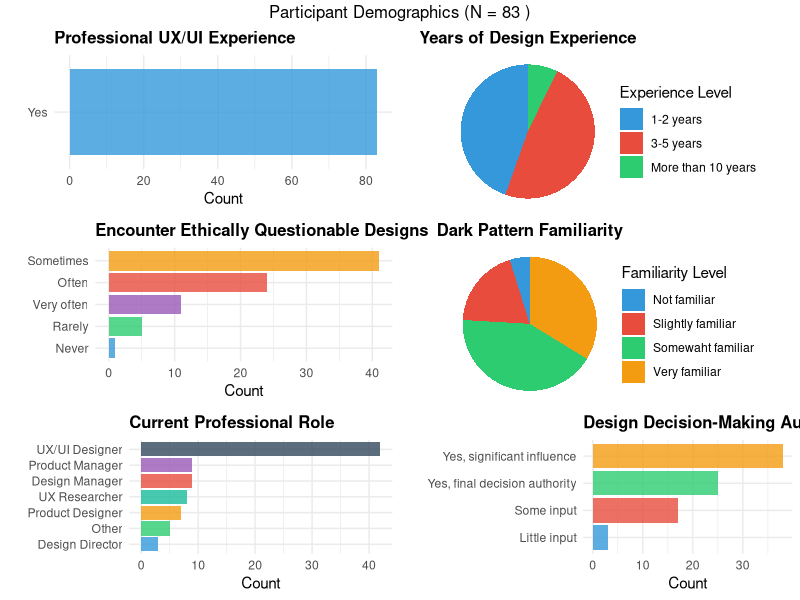
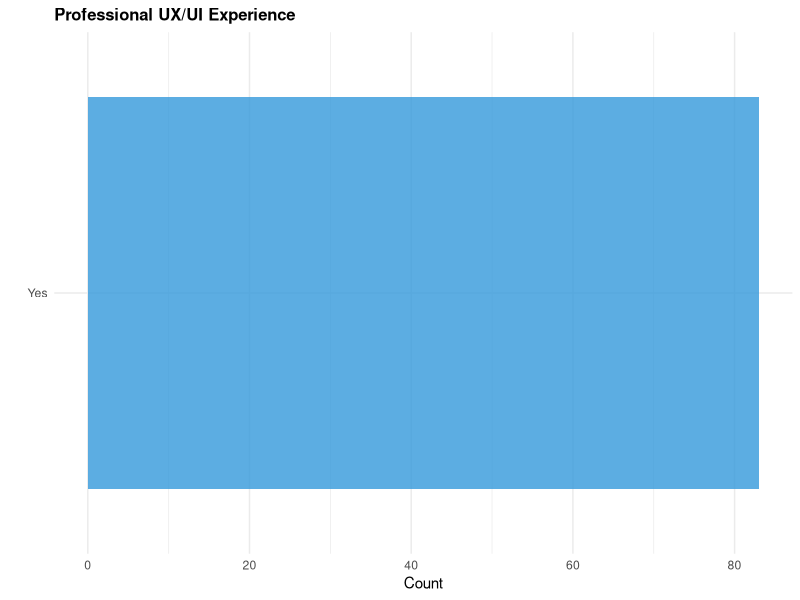
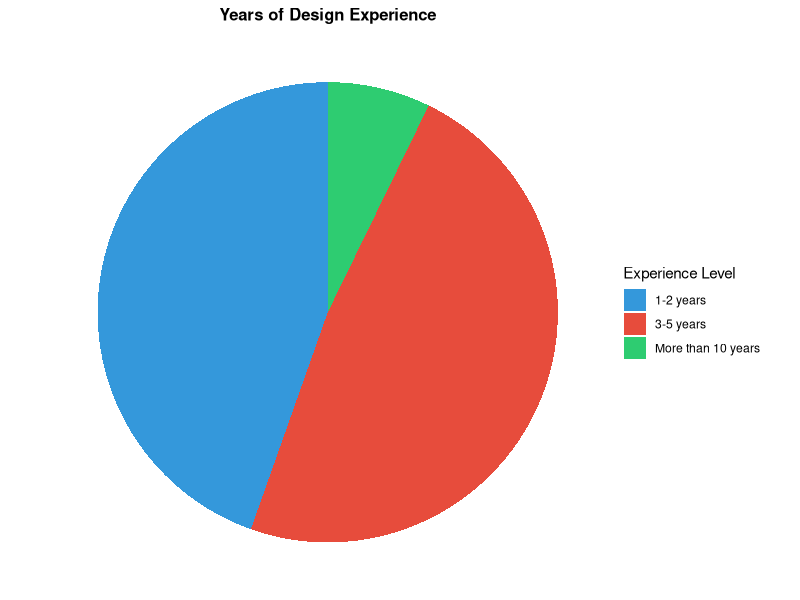
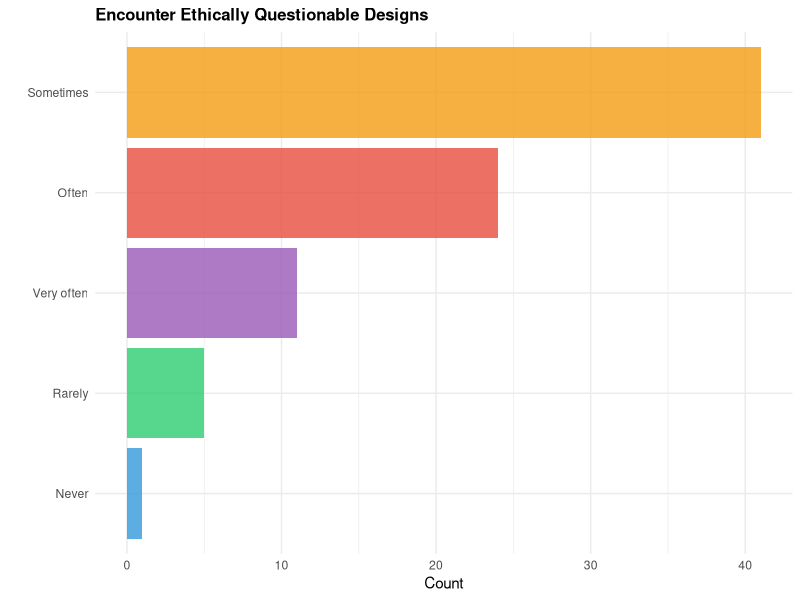
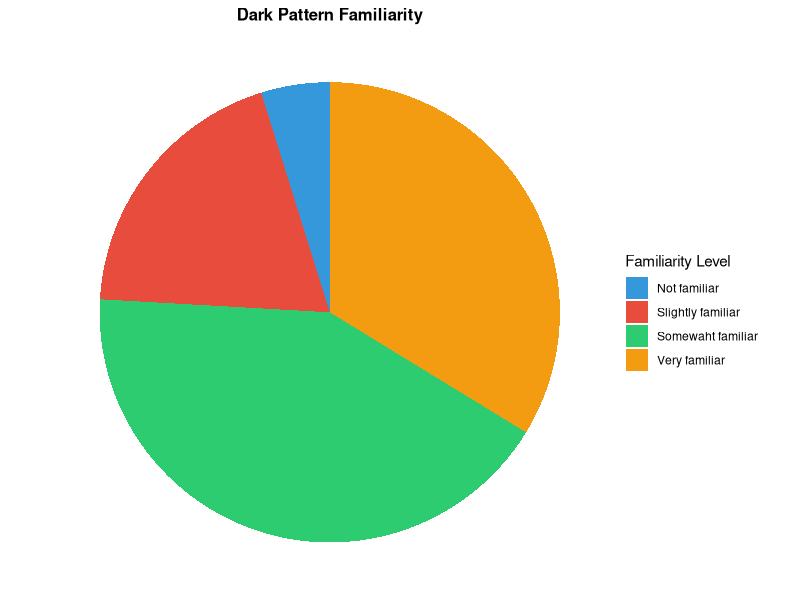
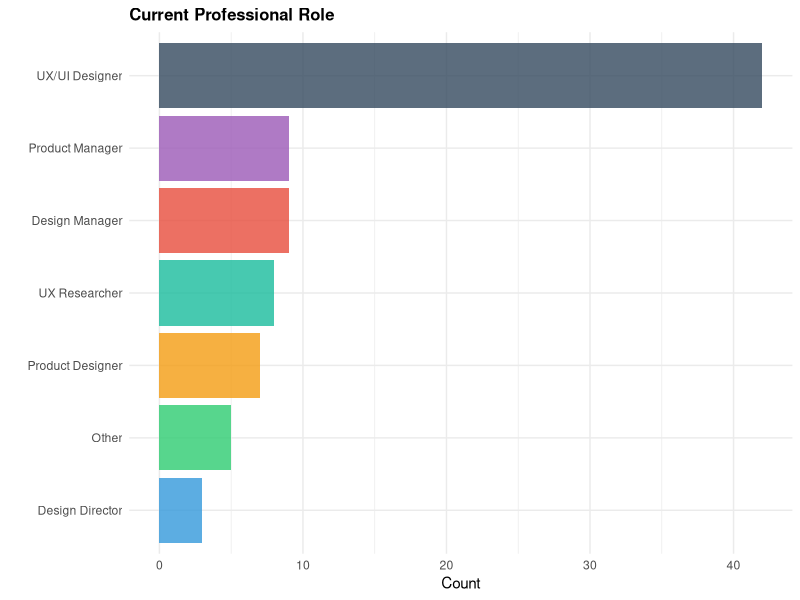
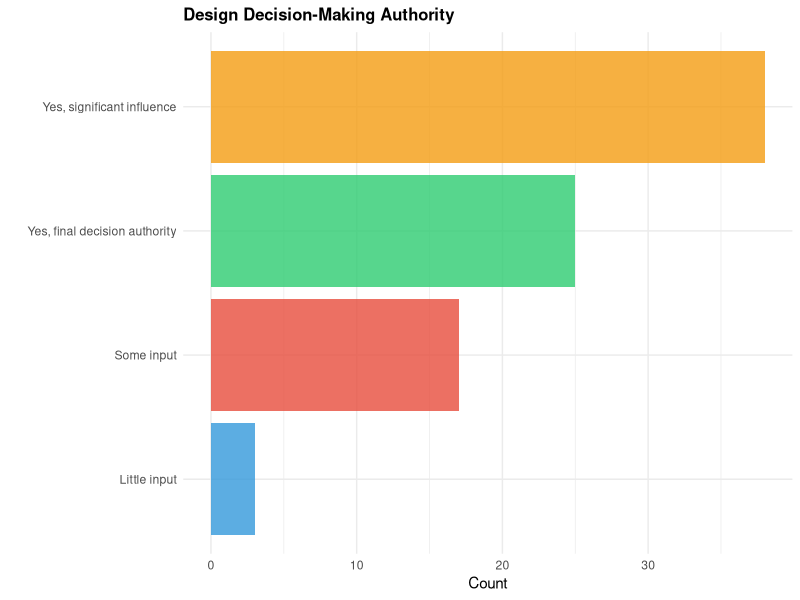

Source code (R) for these figures, in order: (Note: this script raises an error after producing the figures.)
# Demographics Analysis - UX Ethics Survey
# Analysis of participant professional background and expertise

library(dplyr)
library(ggplot2)
library(readr)
library(gridExtra)
library(scales)

cat("=== UX ETHICS SURVEY DEMOGRAPHICS ANALYSIS ===\n")

# Load the processed interface data to get clean participant list
interface_data <- read.csv("results/interface_plot_data_aug16_plus_new_filtered.csv")
clean_participant_ids <- unique(interface_data$ResponseId)

cat("Clean participants for analysis: N =", length(clean_participant_ids), "\n")

# Load raw data to extract demographics
raw_data <- read_tsv("aug17_utf8.tsv", show_col_types = FALSE)

# Clean the raw data
clean_raw <- raw_data %>%
  filter(
    !is.na(ResponseId),
    !grepl("Response ID|ImportId|Understanding How User", ResponseId, ignore.case = TRUE),
    !ResponseId %in% c("Response ID", "{\"ImportId\":\"_recordId\"}")
  ) %>%
  filter(ResponseId %in% clean_participant_ids)

cat("Matched demographic data for", nrow(clean_raw), "participants\n")

# Extract demographic variables with their exact column names
demographic_vars <- list(
  professional_exp = "Professional Experie",
  experience_level = "Experience Level", 
  ethics_encounter = "UI Ethics Experience",
  dark_pattern_familiarity = "Dark Pattern Exp. ",
  current_role = "Current Role",
  industry = "Industry Experience", 
  company_size = "Company Size",
  decision_authority = "Decision-Making Auth"
)

# Check which columns actually exist
existing_vars <- list()
for(var_name in names(demographic_vars)) {
  col_name <- demographic_vars[[var_name]]
  if(col_name %in% names(clean_raw)) {
    existing_vars[[var_name]] <- col_name
  } else {
    # Try without trailing space for dark pattern
    if(var_name == "dark_pattern_familiarity") {
      alt_name <- "Dark Pattern Exp."
      if(alt_name %in% names(clean_raw)) {
        existing_vars[[var_name]] <- alt_name
      }
    }
  }
}

demographic_vars <- existing_vars

# Create demographic summary
demographics <- clean_raw %>%
  select(ResponseId, all_of(unlist(demographic_vars)))

# Rename columns for easier handling
names(demographics) <- c("ResponseId", names(demographic_vars))

cat("\n=== DEMOGRAPHIC SUMMARIES ===\n")

# Function to create summary table
create_summary <- function(data, var_name, title) {
  summary_table <- data %>%
    filter(!is.na(.data[[var_name]]) & .data[[var_name]] != "") %>%
    count(.data[[var_name]], name = "Count") %>%
    mutate(Percentage = round(Count / sum(Count) * 100, 1)) %>%
    arrange(desc(Count))
  
  cat("\n", title, ":\n")
  print(summary_table)
  
  return(summary_table)
}

# Create summaries for each variable
summaries <- list()
summaries$professional_exp <- create_summary(demographics, "professional_exp", "Professional Experience")
summaries$experience_level <- create_summary(demographics, "experience_level", "Experience Level")
summaries$ethics_encounter <- create_summary(demographics, "ethics_encounter", "UI Ethics Encounter Frequency")
summaries$dark_pattern_familiarity <- create_summary(demographics, "dark_pattern_familiarity", "Dark Pattern Familiarity")
summaries$current_role <- create_summary(demographics, "current_role", "Current Role")
summaries$industry <- create_summary(demographics, "industry", "Industry Experience")
summaries$company_size <- create_summary(demographics, "company_size", "Company Size")

# Add decision authority if it exists
if("decision_authority" %in% names(demographics)) {
  summaries$decision_authority <- create_summary(demographics, "decision_authority", "Decision-Making Authority")
}

# Create visualizations
if(!dir.exists("plots")) {
  dir.create("plots")
}

# Color palette
colors <- c("#3498db", "#e74c3c", "#2ecc71", "#f39c12", "#9b59b6", "#1abc9c", "#34495e", "#95a5a6")

# Create individual plots
plots <- list()

# Professional Experience
plots$prof_exp <- ggplot(summaries$professional_exp, aes(x = reorder(professional_exp, Count), y = Count, fill = professional_exp)) +
  geom_bar(stat = "identity", alpha = 0.8) +
  scale_fill_manual(values = colors[1:nrow(summaries$professional_exp)]) +
  coord_flip() +
  labs(title = "Professional UX/UI Experience", x = "", y = "Count") +
  theme_minimal() +
  theme(legend.position = "none", plot.title = element_text(face = "bold", size = 12))

# Experience Level
plots$exp_level <- ggplot(summaries$experience_level, aes(x = "", y = Count, fill = experience_level)) +
  geom_bar(stat = "identity", width = 1) +
  coord_polar("y", start = 0) +
  scale_fill_manual(values = colors[1:nrow(summaries$experience_level)]) +
  labs(title = "Years of Design Experience", fill = "Experience Level") +
  theme_void() +
  theme(plot.title = element_text(face = "bold", size = 12, hjust = 0.5))

# Ethics Encounter Frequency
plots$ethics <- ggplot(summaries$ethics_encounter, aes(x = reorder(ethics_encounter, Count), y = Count, fill = ethics_encounter)) +
  geom_bar(stat = "identity", alpha = 0.8) +
  scale_fill_manual(values = colors[1:nrow(summaries$ethics_encounter)]) +
  coord_flip() +
  labs(title = "Encounter Ethically Questionable Designs", x = "", y = "Count") +
  theme_minimal() +
  theme(legend.position = "none", plot.title = element_text(face = "bold", size = 12))

# Dark Pattern Familiarity
plots$dark_patterns <- ggplot(summaries$dark_pattern_familiarity, aes(x = "", y = Count, fill = dark_pattern_familiarity)) +
  geom_bar(stat = "identity", width = 1) +
  coord_polar("y", start = 0) +
  scale_fill_manual(values = colors[1:nrow(summaries$dark_pattern_familiarity)]) +
  labs(title = "Dark Pattern Familiarity", fill = "Familiarity Level") +
  theme_void() +
  theme(plot.title = element_text(face = "bold", size = 12, hjust = 0.5))

# Current Role
plots$role <- ggplot(summaries$current_role, aes(x = reorder(current_role, Count), y = Count, fill = current_role)) +
  geom_bar(stat = "identity", alpha = 0.8) +
  scale_fill_manual(values = colors[1:nrow(summaries$current_role)]) +
  coord_flip() +
  labs(title = "Current Professional Role", x = "", y = "Count") +
  theme_minimal() +
  theme(legend.position = "none", plot.title = element_text(face = "bold", size = 12))

# Decision Authority (if available)
if("decision_authority" %in% names(summaries)) {
  plots$authority <- ggplot(summaries$decision_authority, aes(x = reorder(decision_authority, Count), y = Count, fill = decision_authority)) +
    geom_bar(stat = "identity", alpha = 0.8) +
    scale_fill_manual(values = colors[1:nrow(summaries$decision_authority)]) +
    coord_flip() +
    labs(title = "Design Decision-Making Authority", x = "", y = "Count") +
    theme_minimal() +
    theme(legend.position = "none", plot.title = element_text(face = "bold", size = 12))
} else {
  plots$authority <- NULL
}

# Create combined visualization
if(!is.null(plots$authority)) {
  combined_plot <- grid.arrange(
    plots$prof_exp, plots$exp_level,
    plots$ethics, plots$dark_patterns,
    plots$role, plots$authority,
    ncol = 2, nrow = 3,
    top = paste("Participant Demographics (N =", length(clean_participant_ids), ")")
  )
} else {
  combined_plot <- grid.arrange(
    plots$prof_exp, plots$exp_level,
    plots$ethics, plots$dark_patterns,
    plots$role, ggplot() + theme_void(),  # Empty plot as placeholder
    ncol = 2, nrow = 3,
    top = paste("Participant Demographics (N =", length(clean_participant_ids), ")")
  )
}

# Save combined plot
ggsave("plots/demographics_complete_summary.png", combined_plot, 
       width = 16, height = 12, dpi = 300)

# Save individual plots
ggsave("plots/demographics_professional_experience.png", plots$prof_exp, width = 10, height = 6, dpi = 300)
ggsave("plots/demographics_experience_level.png", plots$exp_level, width = 8, height = 6, dpi = 300)
ggsave("plots/demographics_ethics_encounter.png", plots$ethics, width = 10, height = 6, dpi = 300)
ggsave("plots/demographics_dark_patterns.png", plots$dark_patterns, width = 8, height = 6, dpi = 300)
ggsave("plots/demographics_current_role.png", plots$role, width = 10, height = 6, dpi = 300)
ggsave("plots/demographics_decision_authority.png", plots$authority, width = 10, height = 6, dpi = 300)

# Generate LaTeX summary paragraphs
cat("\n", paste(rep("=", 60), collapse=""), "\n")
cat("LATEX METHODS SECTION - PARTICIPANT DEMOGRAPHICS\n")
cat(paste(rep("=", 60), collapse=""), "\n")

# Calculate key statistics
n_total <- length(clean_participant_ids)
n_professional <- summaries$professional_exp %>% filter(grepl("Yes", professional_exp)) %>% pull(Count) %>% sum()
n_experienced <- summaries$experience_level %>% filter(!grepl("Less than 1 year|No experience", experience_level)) %>% pull(Count) %>% sum()
n_decision_makers <- summaries$decision_authority %>% filter(grepl("Full|Some", decision_authority)) %>% pull(Count) %>% sum()

# Most common role
top_role <- summaries$current_role %>% slice(1) %>% pull(professional_exp)
top_role_pct <- summaries$current_role %>% slice(1) %>% pull(Percentage)

# Dark pattern awareness
aware_dp <- summaries$dark_pattern_familiarity %>% filter(!grepl("Not familiar|Never heard", dark_pattern_familiarity)) %>% pull(Count) %>% sum()

latex_text <- paste0(
"\\textbf{Participants.} We recruited N = ", n_total, " participants through Prolific Academic, focusing on individuals with design-related professional backgrounds. ",
"Of these participants, ", n_professional, " (", round(n_professional/n_total*100, 1), "\\%) reported having professional experience in UI/UX design, product design, or design decision-making roles. ",
"The majority (", n_experienced, ", ", round(n_experienced/n_total*100, 1), "\\%) had more than one year of professional design experience, indicating a sample with substantial domain expertise. ",
"Participants represented diverse professional roles, with ", top_role, " being the most common (", top_role_pct, "\\%).\n\n",

"\\textbf{Professional Context.} Importantly, ", n_decision_makers, " participants (", round(n_decision_makers/n_total*100, 1), "\\%) reported having either full or some authority to make final decisions about interface designs in their current roles, ",
"ensuring our sample included individuals who actively engage in design decision-making processes. ",
"Additionally, ", aware_dp, " participants (", round(aware_dp/n_total*100, 1), "\\%) indicated familiarity with dark patterns, ",
"suggesting appropriate background knowledge for evaluating ethically questionable interface designs. ",
"This professional profile supports the ecological validity of our findings for understanding how UX evaluation metrics influence real-world design decisions."
)

cat(latex_text)

# Save results
write.csv(demographics, "results/participant_demographics.csv", row.names = FALSE)

# Save summary statistics
summary_stats <- data.frame(
  Metric = c("Total Participants", "Professional Experience", "1+ Years Experience", 
            "Decision Authority", "Dark Pattern Awareness"),
  Count = c(n_total, n_professional, n_experienced, n_decision_makers, aware_dp),
  Percentage = c(100, round(c(n_professional, n_experienced, n_decision_makers, aware_dp)/n_total*100, 1))
)

write.csv(summary_stats, "results/demographic_summary_stats.csv", row.names = FALSE)

cat("\n\nFiles created:\n")
cat("• plots/demographics_complete_summary.png - Combined demographic visualization\n")
cat("• plots/demographics_*.png - Individual demographic charts\n")
cat("• results/participant_demographics.csv - Raw demographic data\n")
cat("• results/demographic_summary_stats.csv - Summary statistics\n")

cat("\n✓ Demographics analysis complete!\n")
